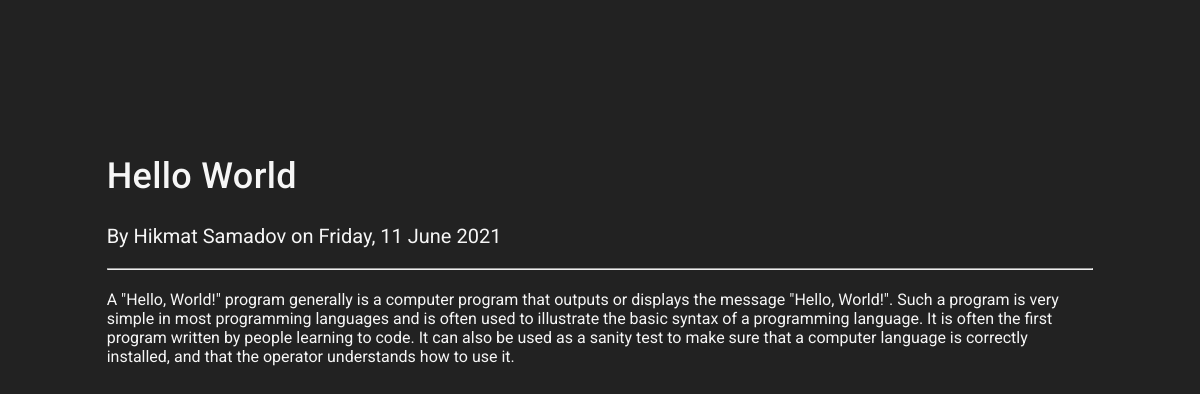
The app's page /blog/hello-world/ with its own data.
### apps/blog/models.py (models this page shows, shortened)
class Article(models.Model):
    class Meta:
        ordering = ["-publish_date"]
    title = models.CharField(max_length=100, unique=True) #6 words
    subtitle = models.CharField(max_length=100, blank=True, null=True)
    image = models.ImageField(blank=True, null=True)
    slug = models.SlugField(max_length=255, unique=True, blank=True, null=True)
    content = models.TextField() #1,400 - 1,600 words
    meta_description = models.CharField(max_length=120, blank=True) # 120, 158, 168
    date_created = models.DateTimeField(auto_now_add=True)
    date_modified = models.DateTimeField(auto_now=True)
    publish_date = models.DateTimeField(blank=True, null=True)
    published = models.BooleanField(default=False)
    author = models.CharField(max_length=255, blank=True, null=True)

### apps/blog/views.py (the view)
# urls.py: path('<slug:slug>/', articleView, name='article'),
def articleView(request, slug):
    article = get_object_or_404(Article, slug=slug)
    context = {
        'article': article,
    }
    return render(request, 'article.html', context)

### apps/blog/templates/article.html (shortened to what this page needs)
{% extends 'base.html' %}
{% load static %}
{% block head_imports %}
    <link rel="stylesheet" href="{% static 'css/blog.css' %}">
{% endblock  %}
{% block content %}
    <main>
        <h1 class="article-header">{{ article.title }}</h1>
        <p class="article-about">
            By {{ article.author }} on {{ article.publish_date|date:"l, j F Y" }}
        </p>
        <hr class="divider">
        <p class="article-content">{{ article.content | safe }}</p>
    </main>
{% endblock %}

### static/css/main.css (style rules this page uses)
html { font-family: 'Roboto', sans-serif; }
body, a { background-color: #222222; color: #f6f6f6; }

### static/css/blog.css (style rules this page uses)
main { padding: 120px 8.3333%; }
h1.article-header { font-size: 23px; line-height: 26px; letter-spacing: 0.01em; font-weight: 500; cursor: pointer; user-select: none; text-transform: capitalize; }
p.article-about { font-size: 14px; user-select: none; }
hr.divider { margin-top: 5px; margin-bottom: 10px; }
@media screen and (min-width: 768px) { main { padding: 120px 8.3333%; } }
@media screen and (min-width: 1171px) { h1.article-header { font-size: 36px; line-height: 48px; } }
@media screen and (min-width: 1171px) { p.article-about { font-size: 20px; } }
@media screen and (min-width: 1171px) { hr.divider { margin-top: 8px; margin-bottom: 20px; } }

### records on screen
Article: title "Hello World", author "Hikmat Samadov", publish_date "Friday, 11 June 2021", content "A \"Hello, World!\" program generally is a computer program that outputs or displays the message \"Hello, World!\". Such a program is very simple in most programming languages and is often used to illustrate the basic syntax of a programming language. It is often the first program written by people learning to code. It can also be used as a sanity test to make sure that a computer language is correctly installed, and that the operator understands how to use it."
